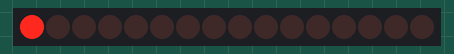
Simulated run of this sketch. Board: Arduino Uno, built with avr-gcc and run on an emulated ATmega328P. Shown: 16 shift-register outputs drawn as a row of LEDs (first output left, lit = HIGH). Wiring (inferred from the names in the program): 2 × shift register (74HC595): data pin 11; shift clock pin 13; latch pin 12. Wiring (inferred from the signals the program sends): row of LEDs: on Q0, Q1, Q2, Q3, Q4, Q5, Q6, Q7, Q8, Q9, Q10, Q11, Q12, Q13, Q14, Q15.

Above: at 0.05 s.
At 0.75 s:
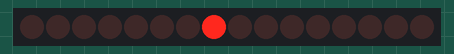
At 1.55 s:
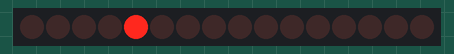
At 2.25 s:
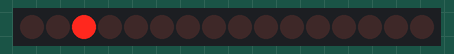
At 3.0 s:
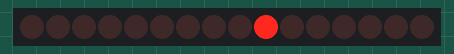
At 4.35 s:
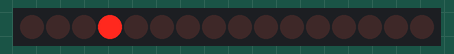
Timing chart, 0 to 4.7 s (numbered marks = the images above):
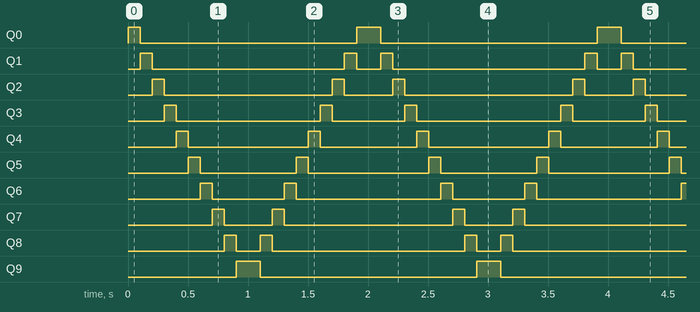

The sketch:

Sketch_15.1_74HC595_LEDBAR.ino
```cpp
/*
  74HC595_LEDBAR

  modified 2021/7/1
  by http://www.freenove.com
*/

int latchPin = 12;          // Pin connected to ST_CP of 74HC595（Pin12）
int clockPin = 13;          // Pin connected to SH_CP of 74HC595（Pin11）
int dataPin = 11;           // Pin connected to DS of 74HC595（Pin14）

void setup() {
  // set pins to output
  pinMode(latchPin, OUTPUT);
  pinMode(clockPin, OUTPUT);
  pinMode(dataPin, OUTPUT);

}

void loop() {
  int val=0x01;
  for(int i=0;i<10;i++)
  {
    LedBar_MSBFIRST(val);
    delay(100);
    val<<=1;
  }
  val=0x200;
  for(int i=0;i<10;i++)
  {
    LedBar_MSBFIRST(val);
    delay(100);
    val>>=1;
  }
}

void LedBar_MSBFIRST(int value)
{
  digitalWrite(latchPin, LOW);
  shiftOut(dataPin, clockPin, MSBFIRST, value>>8);// Send high 8 bits of data, high bits first
  shiftOut(dataPin, clockPin, MSBFIRST, value);// Send low 8 bits of data, high bits first
  digitalWrite(latchPin, HIGH);
}
```

Measured:
- by itself, Q0: repeats every 2.0 s: LOW 1.8 s, HIGH 0.20 s
- by itself, Q1: repeats every 2.0 s: LOW 1.6 s, HIGH 0.10 s, LOW 0.20 s, HIGH 0.10 s
- by itself, Q2: repeats every 2.0 s: LOW 1.4 s, HIGH 0.10 s, LOW 0.40 s, HIGH 0.10 s
- by itself, Q3: repeats every 2.0 s: LOW 1.2 s, HIGH 0.10 s, LOW 0.60 s, HIGH 0.10 s
- by itself, Q4: repeats every 2.0 s: LOW 1.0 s, HIGH 0.10 s, LOW 0.80 s, HIGH 0.10 s
- by itself, Q5: repeats every 2.0 s: LOW 0.80 s, HIGH 0.10 s, LOW 1.0 s, HIGH 0.10 s
- by itself, Q6: repeats every 2.0 s: LOW 0.60 s, HIGH 0.10 s, LOW 1.2 s, HIGH 0.10 s
- by itself, Q7: repeats every 2.0 s: LOW 0.40 s, HIGH 0.10 s, LOW 1.4 s, HIGH 0.10 s
